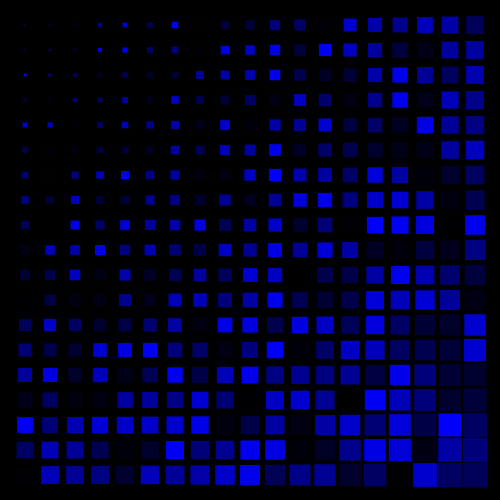
Frame 1 (no input)
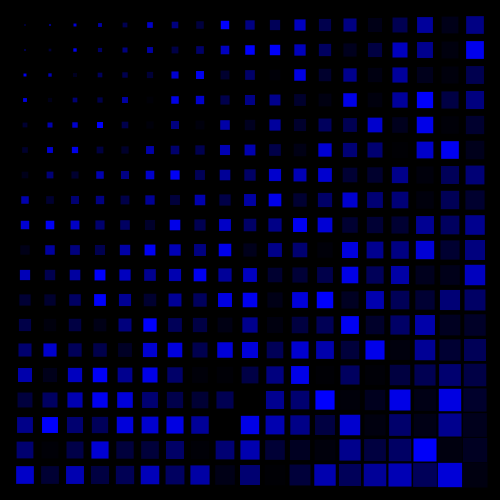
Frame 60 (the mouse pressed at the canvas centre just before this capture)
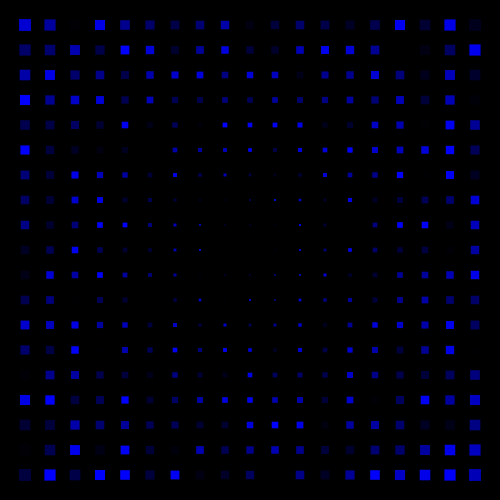
Frame 120 (the mouse held since frame 60 and released just before this capture)

The Processing sketch that drew these frames (run headless with seeded random() and noise(); from frame 60 on, the mouse is pressed at the canvas centre):

// Processing sketch: grid
// ── grid.pde
float span;
float side;
float c1;
void setup()
{
  size(500,500); 
  rectMode(CENTER);
  noStroke();
  span=dist(25,25,width,height);
}

void draw() 
{
  background(0);

  for(int i=25; i<width; i+=25) {
    for(int j=25; j<height; j+=25) {
      c1=random(0,255);
      fill(0,0,c1);
      side=dist(mouseX,mouseY,i,j);
      side=side/span*25;
      rect(i,j,side,side);
    }
  }
}
